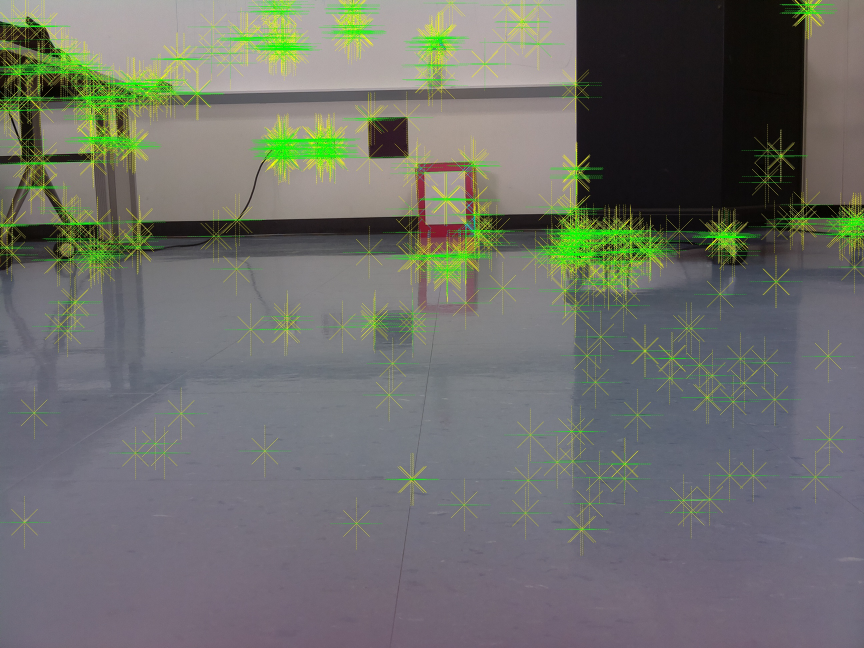
#> input picture C++/Test.jpg, 2592 x 1944 px, given in place of the camera (shown at 1/3 size)
$ python FollowLaser.py
#> lines starting #> are read from the running program, lines starting #| are printed output that depends on the picture; after the words box and inside, x2 and y2 are one past the last pixel; in counts of white or black regions, pixels touching at a corner belong together
#!usr/bin/python
import cv2
import numpy as np

cap = cv2.VideoCapture(0)
prev = np.empty((1920,640,3))
diff = np.empty((480,640,3))
avgBright = 0;
#clahe = cv2.createCLAHE(clipLimit=2.0, tileGridSize=(8,8))
#stuff = cv2.createBackgroundSubtractorMOG()
ranThrough = False


def getFrame():
    _,frame = cap.read()
#> frame is the input picture: shape (1944, 2592, 3); mean B, G, R 106, 111, 109.5
    #cv2.imshow('Most raw',frame)
    #frame = cv2.GaussianBlur(frame,(9,9),0,0)
    frame = cv2.cvtColor(frame,cv2.COLOR_BGR2HSV)
#> frame: shape (1944, 2592, 3); mean H, S, V 94, 46.7, 120
   # _,_,b = cv2.split(frame)
    return frame

# [6 lines left out: function getCoor, not called in this run]

def reduceBrightness(img):
    #lower_brightness = np.array([100,0,200])
    #upper_brightness = np.array([200,200,300])
    _,_,b = cv2.split(img)
    mean,stdDev = cv2.meanStdDev(b)
    mean = int(mean[0])
    stdDev = int(stdDev[0])
    lower_brightness = np.array([-1000,-1000,mean+stdDev])
    upper_brightness = np.array([2000,1000,300])
    mask = cv2.inRange(img,lower_brightness,upper_brightness)
    img = cv2.bitwise_and(img,img,mask=mask)
    return img

# [6 lines left out: function reduceHue, not called in this run]

def reduceSat(img):
    _,s,_ = cv2.split(img)
    mean, stdDev = cv2.meanStdDev(s)
    mean = int(mean[0])
    stdDev = int(stdDev[0])
    lower_sat = np.array([-1000,50,-1000])
    upper_sat = np.array([1000,200,3000])
    mask = cv2.inRange(img,lower_sat,upper_sat)
    img = cv2.bitwise_and(img,img,mask=mask)
    return img


def removeNonRed(img):
    img = cv2.cvtColor(img,cv2.COLOR_HSV2BGR)
    #cv2.imshow('tasdf',img)
    b,g,r = cv2.split(img)

    diffB = cv2.subtract(r,b)
    diffG = cv2.subtract(r,g)
    diffMatrix = cv2.max(diffB,diffG)

   # [4 lines of commented-out code are left out]
    imgTest = cv2.bitwise_and(r,r,mask=diffMatrix)
   # [8 lines of commented-out code are left out]
    img = cv2.cvtColor(img,cv2.COLOR_BGR2HSV)
    return imgTest;


# [9 lines left out: function removeRedSecondPass, not called in this run]


def edgeDetection(img):
    img2 = cv2.Canny(img,100,200)
    cv2.imshow('edges',img2)


# [25 lines left out: function getLocation, not called in this run]

while True:
    imgList = []
    #for i in range(0,3):
    img = getFrame()
 #   img2 = stuff.apply(img)

#    cv2.imshow('Raw',img2)
    for i in range(0,5):
        img = reduceBrightness(img)
        h,s,v = cv2.split(img)
        v = cv2.equalizeHist(v)
        img = cv2.merge((h,s,v))
#> this loop made 5 passes
#> (mean in reduceBrightness, stdDev in reduceBrightness, lower_brightness in reduceBrightness) on passes 1 to 5: (119, 46, [-1000, -1000, 165]), (18, 53, [-1000, -1000, 71]), (13, 46, [-1000, -1000, 59]), (11, 42, [-1000, -1000, 53]), (9, 39, [-1000, -1000, 48])
#> pass 1, in reduceBrightness, `_,_,b = cv2.split(img)`:
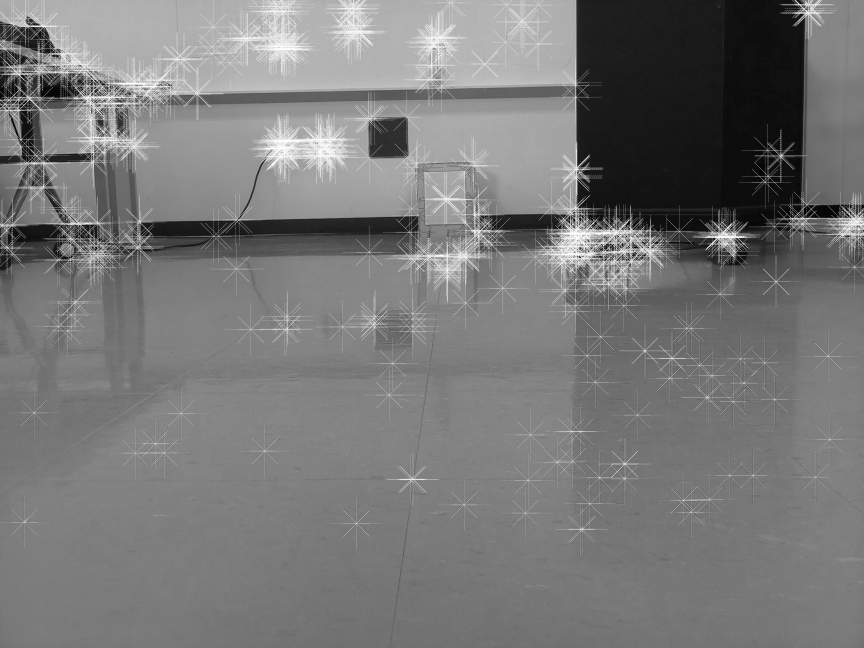
#> b: shape (1944, 2592) (shown at 1/3 size); min 0, max 255, mean 120
#> pass 1, in reduceBrightness, `mask = cv2.inRange(img,lower_brightness,upper_brightness)`:
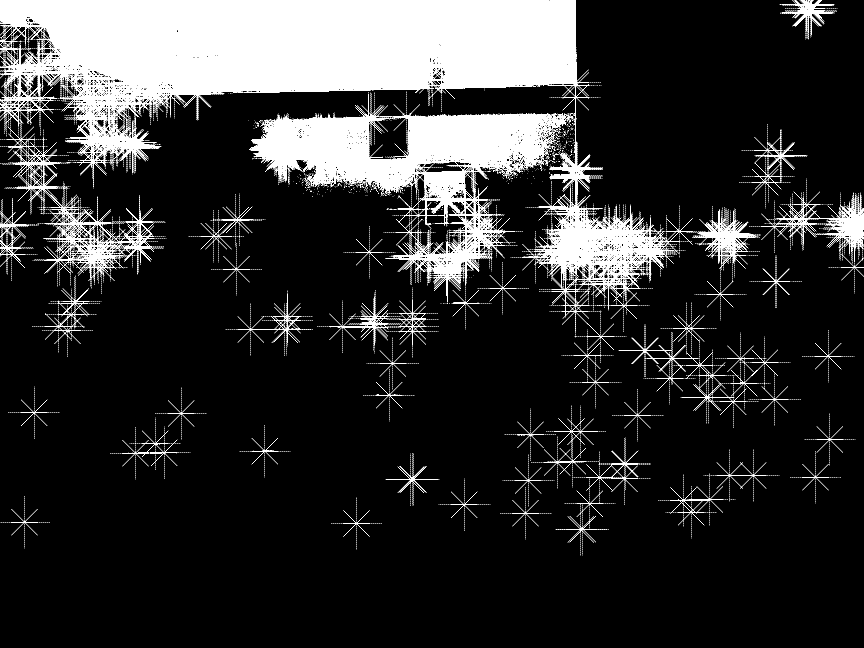
#> mask: shape (1944, 2592) (shown at 1/3 size); 14.1% white; 22946 white regions (22856 under 20 px), largest, box (x1, y1, x2, y2) and area: (0, 0, 2079, 1050) 488281, (747, 282, 1699, 906) 136396, (22, 380, 463, 843) 14131
#> pass 1, `h,s,v = cv2.split(img)`:
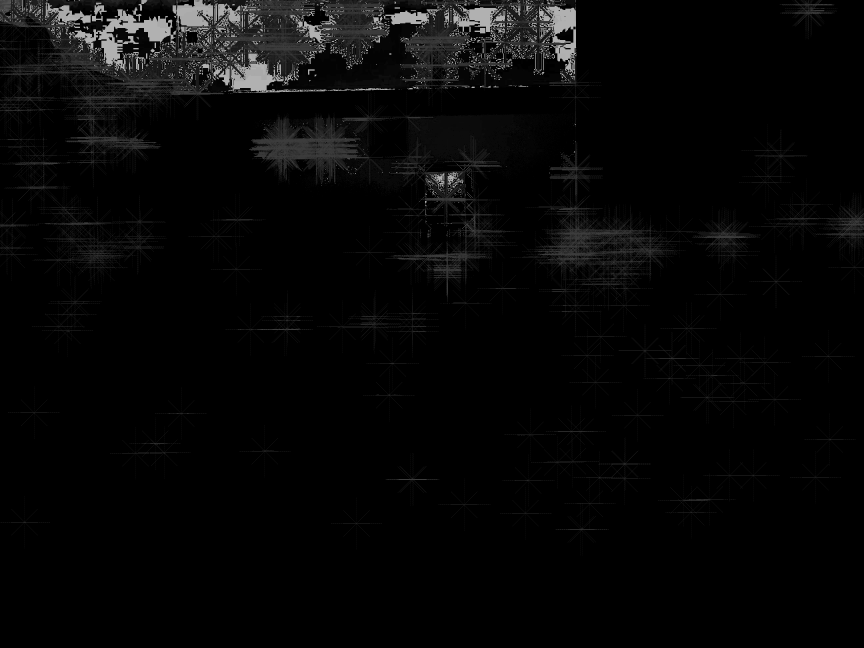
#> h: shape (1944, 2592) (shown at 1/3 size); min 0, max 179, mean 6.9
#> after the loop:
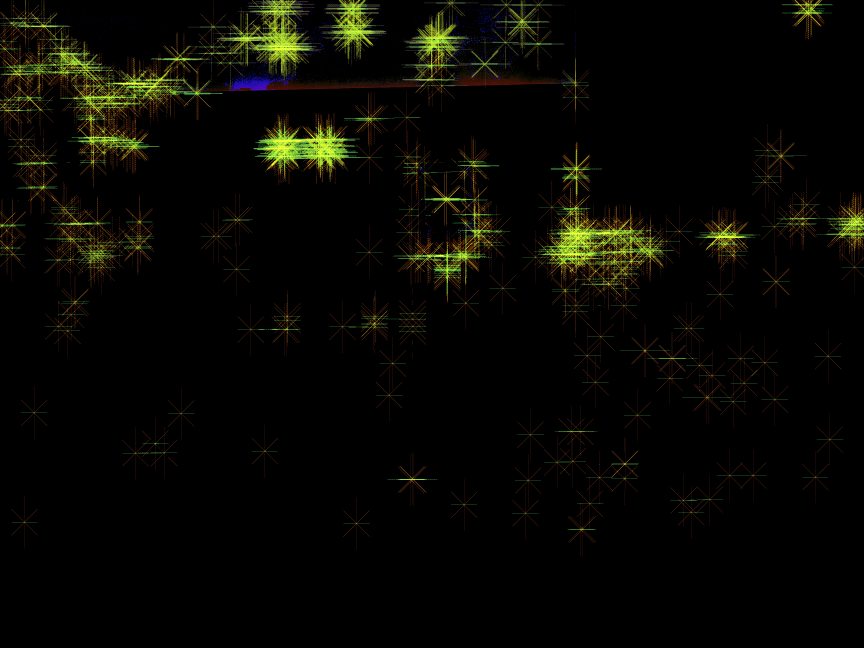
#> img: shape (1944, 2592, 3) (shown at 1/3 size); mean of channels 0, 1, 2 2.6, 7.7, 7.9; drawn as B, G, R
            #img = cv2.GaussianBlur(img,(9,9),0,0)

#    cv2.imshow('afterbright',img)
    img = reduceSat(img)
#> in reduceSat, `_,s,_ = cv2.split(img)`:
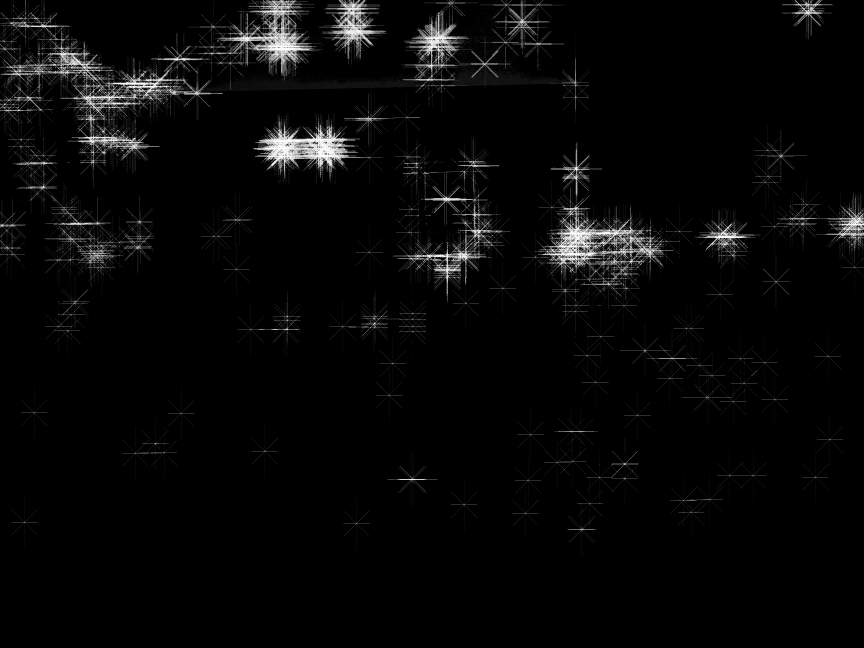
#> s: shape (1944, 2592) (shown at 1/3 size); min 0, max 255, mean 7.7
#> in reduceSat, `mean, stdDev = cv2.meanStdDev(s)`: mean = [7.72]; stdDev = [35.08]
#> in reduceSat, `mean = int(mean[0])`: mean = 7
#> in reduceSat, `stdDev = int(stdDev[0])`: stdDev = 35
#> in reduceSat, `mask = cv2.inRange(img,lower_sat,upper_sat)`:
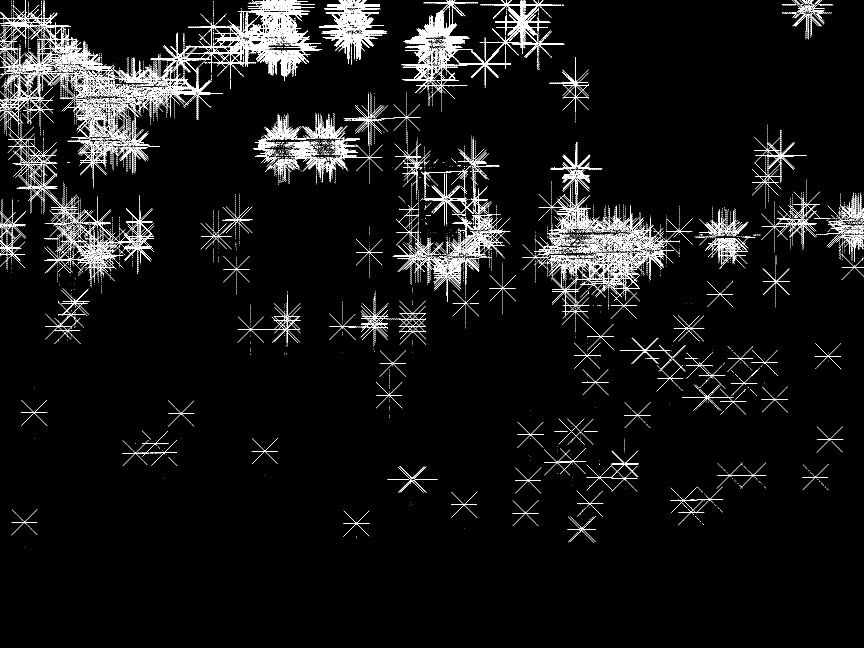
#> mask: shape (1944, 2592) (shown at 1/3 size); 4% white in thin lines or dots, all inside (x1, y1, x2, y2) = (0, 0, 2592, 1643)
 #   cv2.imshow('aftersat',img)
    img = removeNonRed(img)
#> in removeNonRed, `b,g,r = cv2.split(img)`:
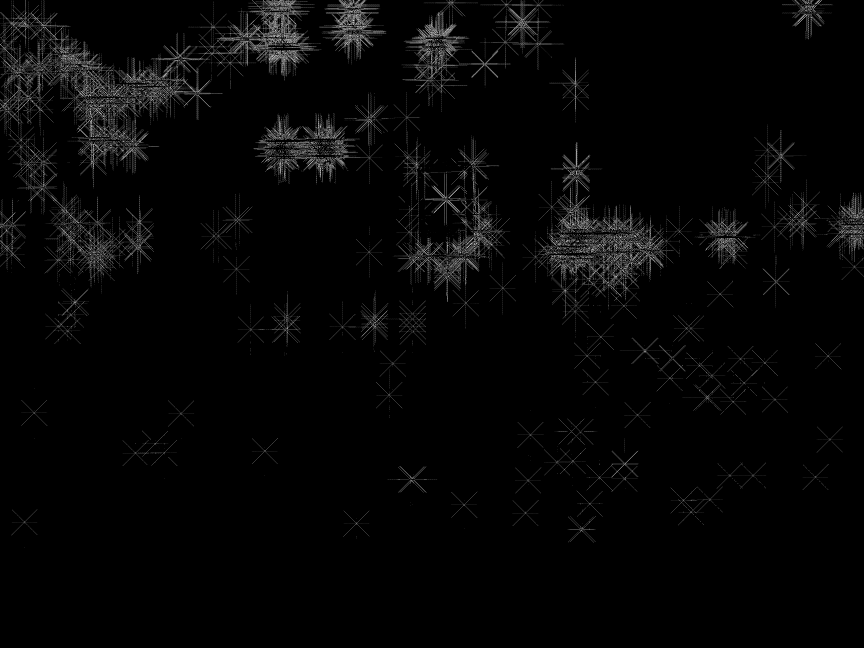
#> g: shape (1944, 2592) (shown at 1/3 size); min 0, max 255, mean 5.7
#> in removeNonRed, `img = cv2.cvtColor(img,cv2.COLOR_BGR2HSV)`: img: shape (1944, 2592, 3); mean H, S, V 1.6, 4.9, 5.8
    imgList.append(img)
  # [24 lines of commented-out code are left out]

#> (the run stopped early here; a loop or call above may not have finished)
